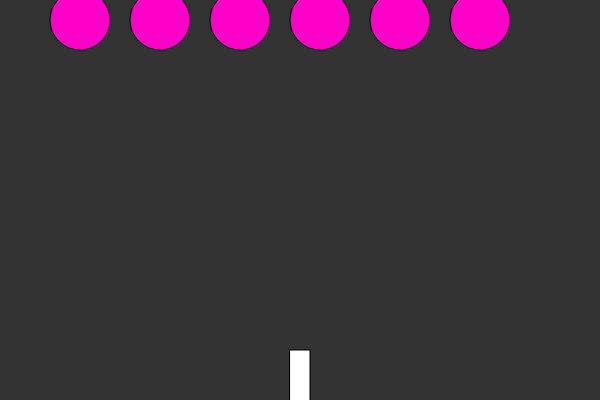
Frame 1 (no input)
Frame 60 (no input): identical to frame 1, image omitted
Frame 120 (the mouse pressed at the canvas centre since frame 60): identical to frame 1, image omitted

The p5.js sketch that drew this single still picture (run headless with seeded random() and noise() and a simulated clock; from frame 60 on, the mouse is pressed at the canvas centre):

// p5.js sketch
// ── sketch.js
var ship;
var flowers = [];
var drops = [];

function setup() {
    createCanvas(600, 400);
    ship = new Ship();
    for (var i =0; i<6; i++){
        flowers[i] = new Flower(i*80+80, 20);
    }
    //drop = new Drop(width/2, height/2);
    /*
    for (var i=0;i<6;i++){
        drops[i] = new Drop(i*80+80, height/2);
    }
    */
}

function draw() {
    background(51);
    ship.show();
    for (var i=0; i<flowers.length; i++){
        flowers[i].show();
    }
    /*
    drop.show();
    drop.move();
    */
    for (var i=0; i<drops.length; i++){
        drops[i].show(); 
        drops[i].move(); 
        for (var j = 0; j< flowers.length; j++){
            if (drops[i].hits(flowers[j])){
                flowers[j].grow();
                drops[i].evaporate();
                //console.log("Warning");
            }
        }
    }
    for (var i =0; i < drops.length; i++){
        if (drops[i].toDelete) {
            drops.splice(i, 1);
        }
    }
}

function keyPressed() {
    if (key === ' '){
        var drop = new Drop(ship.x, height);
        drops.push(drop);
    }
    if (keyCode === RIGHT_ARROW) {
        ship.move(1);

    } else if (keyCode === LEFT_ARROW) {
        ship.move(-1);
    }
}
// ── drop.js
function Drop(x,y) {
    this.x = x;
    this.y = y;
    this.r = 8;
    this.toDelete = false;
    
    this.show = function() {
        noStroke();
        fill(150, 0, 255);
        ellipse(this.x, this.y, this.r*2, this.r*2);
    }

    this.move = function() {
        this.y = this.y - 5;
    }

    this.evaporate = function() {
        this.toDelete = true;
    }

    this.hits = function(flower) {
        var d = dist(this.x, this.y, flower.x, flower.y);
        if (d < this.r + flower.r) { // drop's radius + flower's radius
            return true;
        } else {
            return false;
        }
    }


}
// ── flower.js
function Flower(x,y) {
    this.x = x;
    this.y = y;
    this.r = 30;

    this.grow = function() {
        this.r = this.r + 2;
    }

    this.show = function() {
        fill(255, 0, 200);
        ellipse(this.x, this.y, this.r*2, this.r*2);
    }


}
// ── ship.js
function Ship() {
    this.x = width/2;
    


    this.show = function() {
        fill(255);
        rectMode(CENTER);
        rect(this.x, height-20, 20, 60);
    }

    this.move = function(dir) {
        this.x += dir*5;
    }
}
